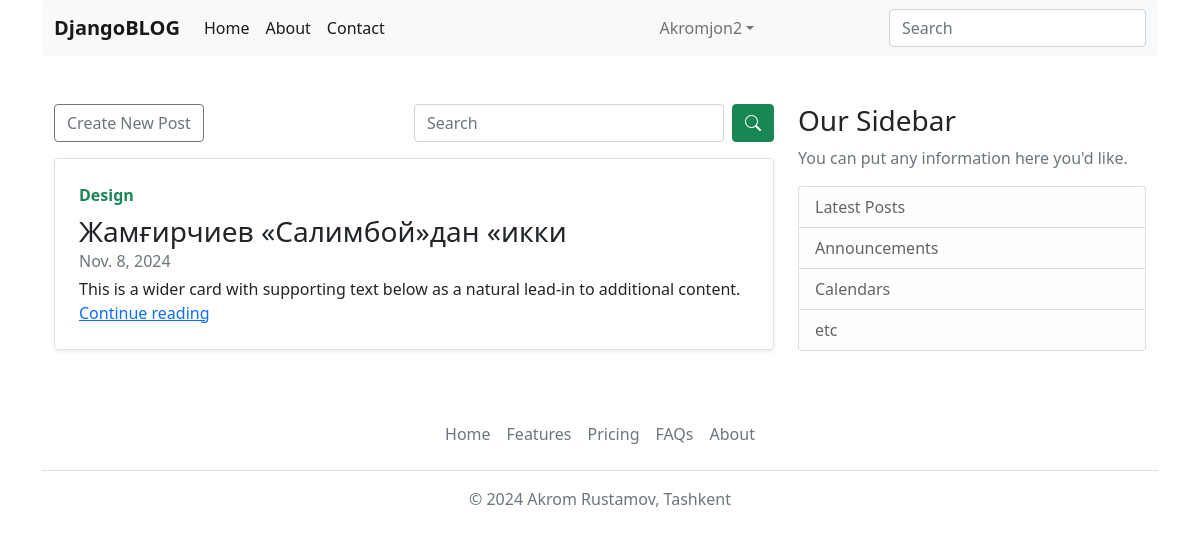
Page /post/user/ (signed in) on the earlier database version.
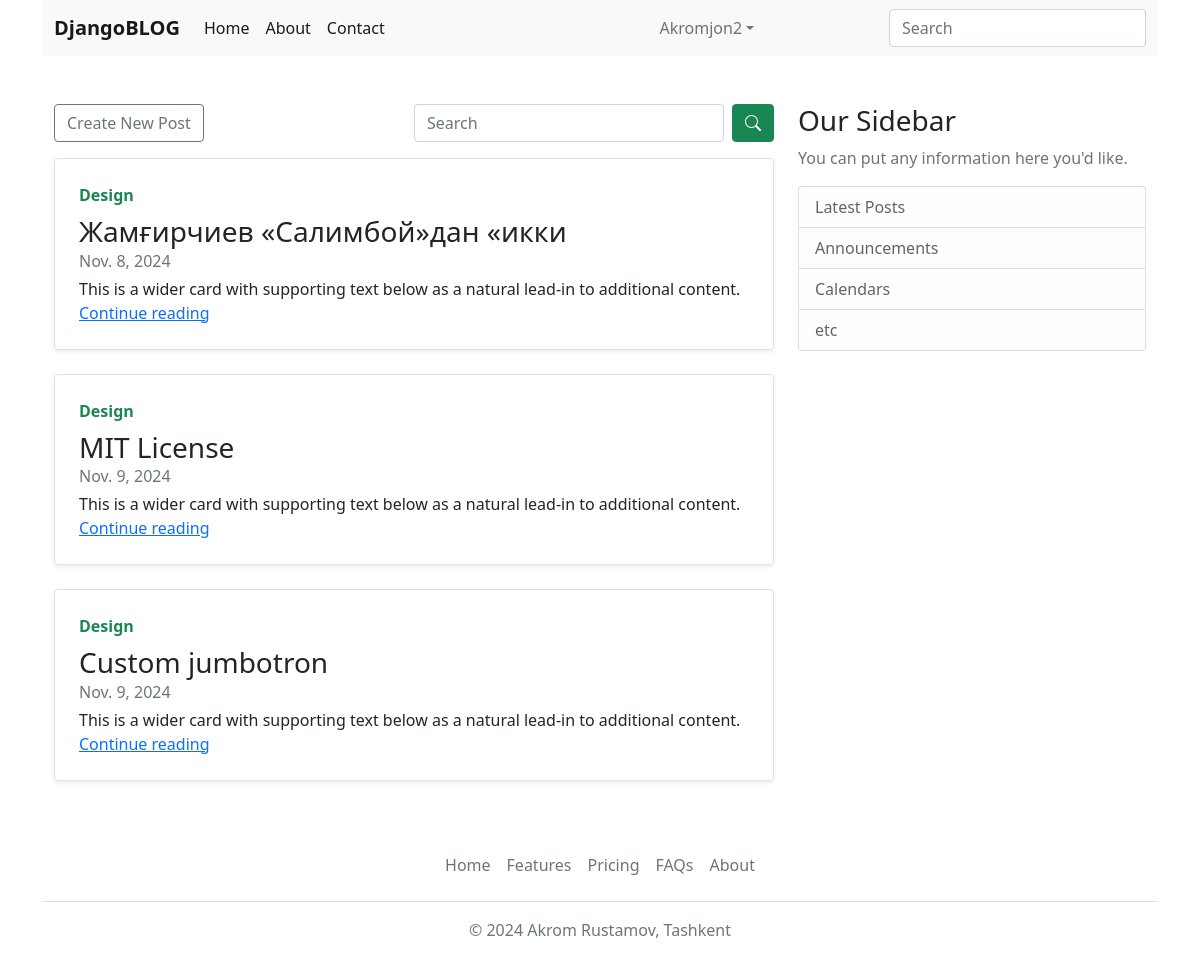
Same page on the later database version.
### apps/blog/models.py (models this page shows, shortened)
class Post(TimestempedAbstractModel):
    title = models.CharField(max_length=120)
    slug = models.SlugField(max_length=255, unique=True, db_index=True)
    content = models.TextField()
    publisher_at = models.DateField()
    is_active = models.BooleanField(default=False)
    author = models.ForeignKey("User", models.CASCADE, "posts")
    watching = models.BigIntegerField(default=0)
    def get_absolute_url(self):
        return reverse("post_detail", kwargs={"slug": self.slug})

### apps/blog/views.py (the view)
# urls.py: path("post/user/", views.UserPostPageView.as_view(), name="user_posts"),
class UserPostPageView(LoginRequiredMixin, View):
    template_name = "blog/user_posts.html"
    def get(self, request):
        search_query_for_user_posts = request.GET.get("search_query_for_user_posts", None)
        posts = Post.objects.filter(author=request.user)
        if search_query_for_user_posts is not None:
            posts = get_search_model_queryset(posts, search_query_for_user_posts)
        return render(request, "blog/user_posts.html", {"posts": posts})

### templates/blog/user_posts.html (shortened to what this page needs)
{% extends 'base.html' %}
{% load static %}
{% block content %}
    <main role="main" class="container">
      <div class="row">
        <div class="col-md-8">
            <div class="d-flex">
              <div class="col">
                <a href="{% url 'post_form' %}" class="btn btn-outline-secondary">Create New Post</a>
              </div>
              <div class="col">
                <form action="{% url 'user_posts' %}">
                  <div class="d-flex">
                    <input class="form-control" type="text" name="search_query_for_user_posts" placeholder="Search" aria-label="Search">
                    <button type="submit" class="btn btn-success ms-2"><i class="bi bi-search"></i></button>
                  </div>
                </form>
              </div>
            </div>
            {% for post in posts %}
            <div class="col-md-12 mt-3 mb-3">
              <div class="row g-0 border rounded overflow-hidden flex-md-row mb-4 shadow-sm h-md-250 position-relative">
                <div class="col p-4 d-flex flex-column position-static">
                  {% if post.is_active %}
                  <strong class="d-inline-block mb-2 text-success">Design</strong>
                  {% else %}
                  <strong class="d-inline-block mb-2 text-primary">World</strong>
                  {% endif %}
                  <h3 class="mb-0">{{ post.title }}</h3>
                  <div class="mb-1 text-muted">{{ post.publisher_at }}</div>
                  <p class="card-text mb-auto">This is a wider card with supporting text below as a natural lead-in to additional content.</p>
                  <a href="{{ post.get_absolute_url }}" class="stretched-link">Continue reading</a>
                </div>
              </div>
            </div>
            {% empty %}
            <center><div class="p-4">Now posts</div></center>
            {% endfor %}
          </div>
         {% include 'components/latest_posts.html' %}
      </div>
      </main>
{% endblock %}

Differences in the rows shown:
added Post: is_active "Design", title "MIT License", publisher_at "Nov. 9, 2024"
added Post: is_active "Design", title "Custom jumbotron", publisher_at "Nov. 9, 2024"
